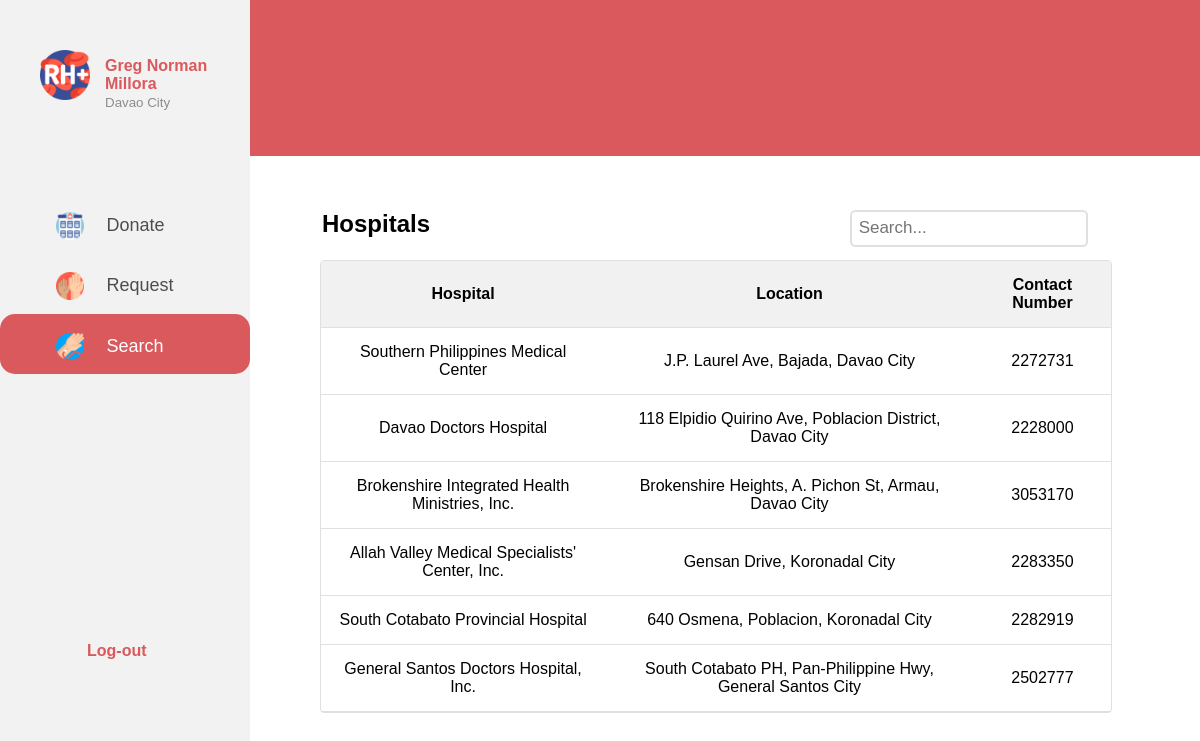
The app's page /user-dashboard.php (signed in) with its own data.
### tables this page shows
CREATE TABLE `hospital` (
  `Hospital_ID` int(11) NOT NULL,
  `Hospital_Name` varchar(50) NOT NULL,
  `Hospital_Address` text NOT NULL,
  `Hospital_Contact_Number` int(7) NOT NULL,
  `Hospital_Password` varchar(15) NOT NULL,
  `Hospital_Email_Address` varchar(50) NOT NULL
);

### user-dashboard.php (the view, shortened to what this page needs)
<?php
  if(isset($_SESSION['User_Name']) && isset($_SESSION['User_ID'])){
?>
<!DOCTYPE html>
<html>
<head>
  <link rel="stylesheet" href="user-dashboard.css">
</head>
<body>
  <div class="sidenav">
    <div class="float-container">
        <div class="float-child">
           <div class="icon"><img src="icons/Hospital-Dashboard-Menu/rh-.png"></div>
        </div>
        <div class="float-child">
          <div class="prof-text">
            <p><b><?php echo $_SESSION['User_Name']?></b></p>
            <small>Davao City</small>
          </div>
        </div>
    </div>
    <div class="menu">
      <div class="donate">
        <a href="user-dashboard-donate.html" id="first-sidebar" class="a"><img src="icons/menu/medical-center.png">Donate</a>
      </div>
      <div class="request">
        <a href="user-dashboard-request.html" class="a"><img src="icons/menu/volunteer.png">Request</a>
      </div>
      <div class="search">
        <a href="user-dashboard,php" id="third-sidebar" class="a"><img src="icons/menu/blood-transfusion.png">Search</a>
      </div>
      <div class="sidebar-bottom">
        <table>
          <th><a href="login.html" id="log-out">Log-out</a></th>
        </table>
      </div>
    </div>
  </div>s
  <div class="header">
  </div>
  <div class="table-header">
    <table>
      <th><h2> Hospitals</h2></th>
      <th id="search-box"><input type="text" placeholder="Search..."></th>
    </table>
  </div>
  <div class="content">
    <table class="table-content" style="width: 90%">
     <tr>
          <th>Hospital</th>
          <th>Location</th>
          <th>Contact Number</th>
        </tr>
        <tr>
             <?php
        $conn = mysqli_connect("localhost","root","","blood_donation_sys");
        $sql = "SELECT Hospital_Name,
        Hospital_Address, Hospital_Contact_Number FROM hospital";
        $result = $conn->query($sql);
        if($result->num_rows>0){
          while($row=$result->fetch_assoc()){
            echo "<tr><td>".$row["Hospital_Name"]."</td><td>".$row["Hospital_Address"]."</td><td>".$row["Hospital_Contact_Number"]."</td></tr>";
          }
          echo"</table>";
        }
        else{
          echo "0 result";
        }
        ?>
  </div>
</body>
</html>
<?php
}else{
  send_alert_error("Session Invalid");
}
?>

### user-dashboard.css (style rules this page uses)
* { padding: 0; margin: 0; }
body { font-family: sans-serif; font-size: 16px; }
.search { box-sizing: border-box; background-color: #D9595C; border-style: none; border-color: #D9595C; border-width: 0.0125em; border-radius: 0.9375em; }
.search a { color:white; }
.sidenav { height: 100%; width: 15.625em; position: fixed; background-color: #F2F2F2; left: 0; top: 0; overflow-x: hidden; padding-top: 1.25em; font-family: sans-serif; }
.menu { padding-top: 2em; }
.menu img { width: 15%; padding-right: 1.25em; vertical-align: middle; }
.profile tr, td { padding-right: 100px; }
.a { padding: 1.0625em 0.5em 0.75em 3.125em; text-decoration: none; font-size: 1.125em; color: #4D4D4D; display: block; }
.sidebar-bottom { position: absolute; top: 40em; }
.sidebar-bottom a { text-decoration: none; color: black; }
#log-out { padding-left: 5.3125em; color: #D9595C; }
.float-container { padding-top: 20px; padding-left: 30px; padding-bottom: 50px; }
.icon { width: 25%; float: left; padding: 10px ; }
.icon img { width: 90%; }
.prof-text { padding-top: 17px; padding-left: 0px; }
.prof-text b { color: #D9595C; }
.prof-text small { color: #8D8D8D; }
.header { margin-left: 15.6em; padding: 5em; background: #D9595C; color: white; position: relative; top: -22px; }
.table-header { padding-top: 1.875em; padding-left: 20em; }
#search-box { position: absolute; right: 7em; }
.table-header input[type=text] { font-size: 1.0625em; color: #2C2C2C; padding: 0.375em 0.375em 0.375em 0.375em; border-style: solid; border-radius: 0.3125em; border-color: #E0E0E0; }
.content { padding-top: 1.25em; padding-left: 20em; }
table.table-content { border: 0.0625em solid #E0E0E0; border-radius: 0.25em; border-collapse: separate; border-spacing: 0; text-align: center; }
table.table-content th { background-color: #F1F1F1; }
table.table-content th:first-child { border-radius: 0.1875em 0 0 0; }
table.table-content th:last-child { border-radius: 0 0.1875em 0 0; }
table.table-content th, td { border-bottom: 0.0625em solid #E0E0E0; padding: 0.9375em; }

### records on screen
hospital: Hospital_Name "Southern Philippines Medical Center", Hospital_Address "J.P. Laurel Ave, Bajada, Davao City", Hospital_Contact_Number "2272731"
hospital: Hospital_Name "Davao Doctors Hospital", Hospital_Address "118 Elpidio Quirino Ave, Poblacion District, Davao City", Hospital_Contact_Number "2228000"
hospital: Hospital_Name "Brokenshire Integrated Health Ministries, Inc.", Hospital_Address "Brokenshire Heights, A. Pichon St, Armau, Davao City", Hospital_Contact_Number "3053170"
hospital: Hospital_Name "Allah Valley Medical Specialists' Center, Inc.", Hospital_Address "Gensan Drive, Koronadal City", Hospital_Contact_Number "2283350"
hospital: Hospital_Name "South Cotabato Provincial Hospital", Hospital_Address "640 Osmena, Poblacion, Koronadal City", Hospital_Contact_Number "2282919"
hospital: Hospital_Name "General Santos Doctors Hospital, Inc.", Hospital_Address "South Cotabato PH, Pan-Philippine Hwy, General Santos City", Hospital_Contact_Number "2502777"

### other values on screen
$_SESSION['User_Name'] "Greg Norman Millora"
